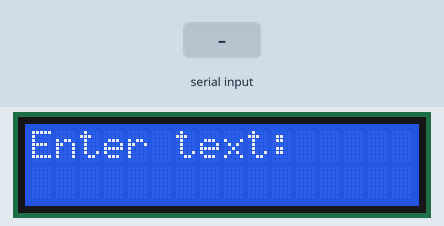
Simulated run of this sketch. Board: Arduino Uno, built with avr-gcc and run on an emulated ATmega328P. On the bench: 16×2 character LCD. The inputs (shaded band) are chosen by the test bench.

Above: at 1.2 s.
1.3 s: "1\n" received over Serial
At 1.45 s:
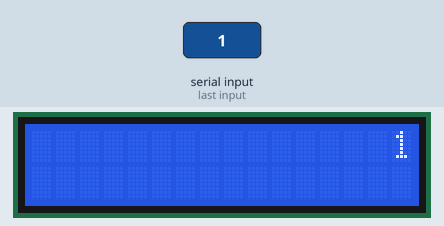
At 6.7 s:
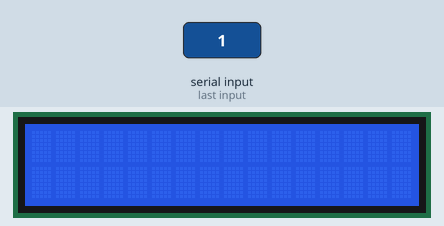
Timing chart, 0 to 8.2 s (numbered marks = the images above; inputs shaded):
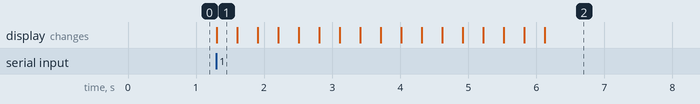

Measured:
- after the input at 1.3 s, the display: changes at once (image 1)

The sketch:

R39._Scrolling_Text_Input_on_LCD.ino
```cpp
/*
Components Used:
- Arduino Board
- Sensor Shield
- LCD 16x2 with I2C Module
- Breadboard
- Jumper Wires
*/

#include <LiquidCrystal_I2C.h>

LiquidCrystal_I2C lcd(0x27, 16, 2); // I2C address (0x27 or 0x3F), 16 columns, 2 rows

void setup() {
  lcd.init();
  lcd.backlight();
  Serial.begin(9600);
  lcd.setCursor(0, 0);
  lcd.print("Enter text:");
}

void loop() {
  if (Serial.available()) {
    String text = Serial.readStringUntil('\n'); // Read input text
    text.trim(); // Remove extra spaces

    lcd.clear();
    lcd.setCursor(16, 0); // Start from the rightmost position
    lcd.print(text);

    // Scroll text from right to left
    for (int i = 0; i < text.length() + 16; i++) {
      lcd.scrollDisplayLeft();
      delay(300);
    }
  }
}
```
